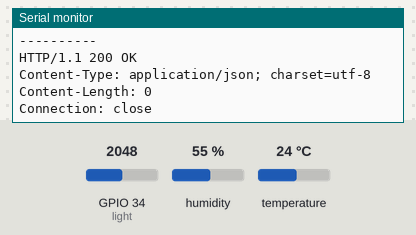
A sketch run on a simulated ESP32. Parts: the last lines printed to the serial monitor. Inputs (shaded band) come from the test bench; at power-on: humidity 55 %, GPIO 34 (light) = 2048, temperature 24 °C. WiFi joins after 1.5 s; servers stay silent unless stated; uploads are accepted with an empty reply.

Above: at 3.2 s.
3.3 s: humidity set to 22 %
At 4.5 s:
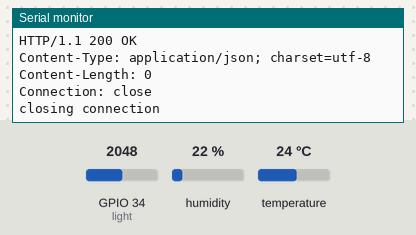
11.7 s: GPIO 34 (light) set to 2866
At 13.45 s:
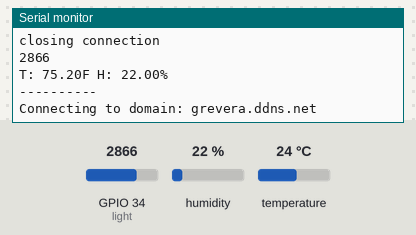
20.1 s: temperature set to 12 °C
At 24.72 s:
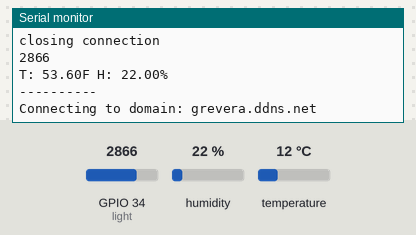
28.5 s: GPIO 34 (light) set to 3603
At 36.4 s:
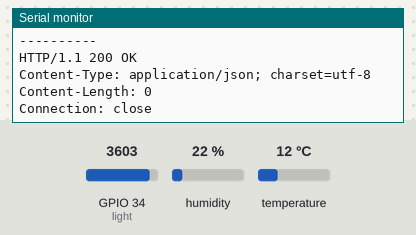
36.9 s: humidity set to 40 %
At 38.5 s:
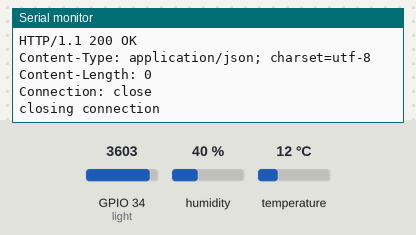
Timing chart, 0 to 40.0 s (numbered marks = the images above; inputs shaded):
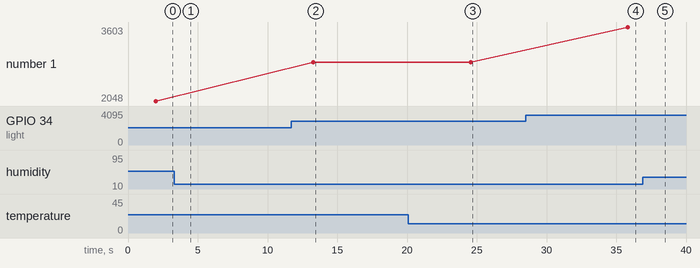

Measured:
- after the input at 11.7 s, the serial monitor: prints a new line after 1.6 s (image 2)
- after the input at 20.1 s, the serial monitor: prints a new line after 4.5 s (image 3)
- after the input at 28.5 s, the serial monitor: prints a new line after 7.3 s (image 4)
- plotted number 1: 2048 → 2866 after the input at 11.7 s, 2866 → 3603 after the input at 28.5 s

The sketch:

weatherStation.ino
```cpp
#include "DHTesp.h"
#include "WiFi.h"


#define ssid "LAPTOP-USDV5SB6 5439"  //wifi network name
#define pwd  "b243?1N9" //wifi password
#define  hostDomain "grevera.ddns.net"    //internet domain to request from
#define  hostDoc  "/~wilma/iot.php"  //cannot be empty; use "/" if necessary (doc root)
#define  hostPort 80


#define dhtPin 33
#define light 34
static DHTesp dht;

void setup() {
  Serial.begin(115200);
  pinMode(light,INPUT); //set up light sensor
  dht.setup( dhtPin, DHTesp::DHT11 ); //init sensor
  connectToWiFi(); //connect to network
}


static void connectToWiFi ( void ) {
    Serial.println( "Connecting to WiFi network: " + String(ssid) );

    WiFi.begin( ssid, pwd );
    while (WiFi.status() != WL_CONNECTED) {  //wait until connected
        delay( 1000 );
        Serial.print( "." );
    }

    Serial.println();
    Serial.println( "WiFi connected!" );
    Serial.print( "IP address: " );
    Serial.println( WiFi.localIP() );
}


void loop() {

  int lightLevel = analogRead(light);
  double temp = 0;
  double humidity = 0;
  Serial.println(lightLevel);

  TempAndHumidity values = dht.getTempAndHumidity();
  if(dht.getStatus() == 0)
  {
    temp = dht.toFahrenheit(values.temperature);
    humidity = values.humidity;
    Serial.println("T: " + String(temp) + "F H: " + String(humidity) + "%");
  }

  //construct URL string here
  String user = "?user=matt";
  String lightRequest = "&light=";
  String tempRequest = "&temp=";
  String humidRequest = "&humid=";


  //put all the pieces together
  String hostDocNew = hostDoc + user + lightRequest + String(lightLevel) + tempRequest + String(temp) + humidRequest + String(humidity);
  //example string /~wilma/iot21.php?user=matt&light=100&temp=90&humid=80

  requestURL((char*)hostDomain, hostDocNew, hostPort);
  delay(10000); //delay for 10 seconds so requests aren't constantly sent
}

static void requestURL ( char* host, String doc, uint8_t port ) {
      Serial.println( "----------" );
      Serial.println( "Connecting to domain: " + String(host) );

      // Use WiFiClient class to create TCP connections
      WiFiClient client;
      if (!client.connect(host, port)) {
          Serial.println( "connection failed" );
          return;
      }
      Serial.println( "Connected!" );
      Serial.println( "----------" );
      // This will send the request to the server
      client.print( (String) "GET " + doc + " HTTP/1.1\r\n" +
                             "Host: " + String(host) + "\r\n" +
                             "Connection: close\r\n\r\n" );
      unsigned long timeout = millis();
      while (client.available() == 0) {  //wait for response(but not forever)
          if (millis()-timeout > 5000) {
              Serial.println( ">>> Client Timeout !" );
              client.stop();
              return;
          }
      }

      //read all lines of the reply from server and print them
      while (client.available()) {
          String line = client.readStringUntil( '\r' );
          Serial.print( line );
      }

      Serial.println();
      Serial.println( "closing connection" );
      client.stop();
}
```
